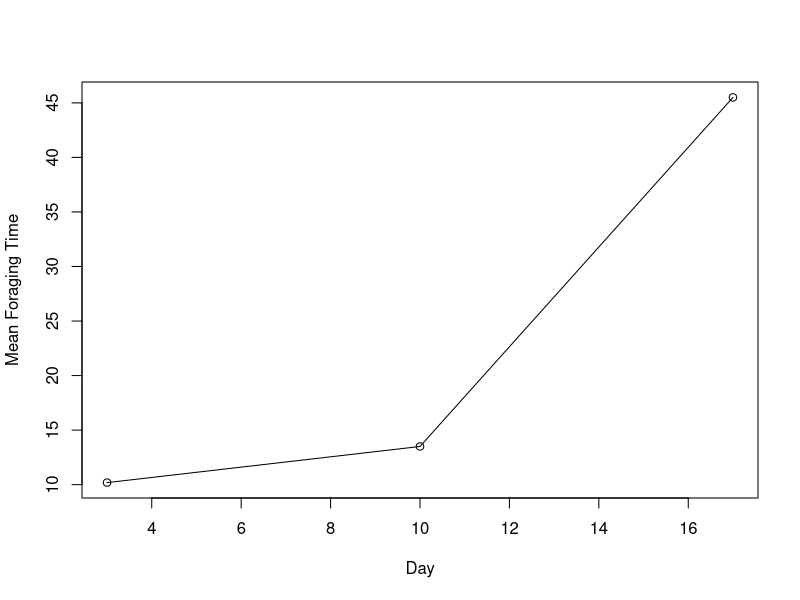

Reproduce this figure in R.
## ---- chunk 1
knitr::opts_chunk$set(echo = TRUE)
## ---- chunk 2
Data<-read.csv('Data/FlockingAndForaging_Data.csv') #use the read.csv() file to load in the data
## ---- chunk 3
RTrial1<-subset.data.frame(Data,Data$Trial==1)
RTrial2<-subset.data.frame(Data,Data$Trial==2)
RTrial3<-subset.data.frame(Data,Data$Trial==3)
RTrial4<-subset.data.frame(Data,Data$Trial==4)
## ---- chunk 4
RTrial1<-RTrial1[,-c(1:2)] #remove first two columns
RTrial2<-RTrial2[,-c(1:2)]
RTrial3<-RTrial3[,-c(1:2)]
RTrial4<-RTrial4[,-c(1:2)]
## ---- chunk 5
RTrial1N<-as.data.frame(matrix(nrow=nrow(RTrial1),ncol=ncol(RTrial1),data=as.numeric(as.matrix(RTrial1))));colnames(RTrial1N)<-names(RTrial1)
RTrial2N<-as.data.frame(matrix(nrow=nrow(RTrial2),ncol=ncol(RTrial2),data=as.numeric(as.matrix(RTrial2))));colnames(RTrial2N)<-names(RTrial2)
RTrial3N<-as.data.frame(matrix(nrow=nrow(RTrial3),ncol=ncol(RTrial3),data=as.numeric(as.matrix(RTrial3))));colnames(RTrial3N)<-names(RTrial3)
RTrial4N<-as.data.frame(matrix(nrow=nrow(RTrial4),ncol=ncol(RTrial4),data=as.numeric(as.matrix(RTrial4))));colnames(RTrial4N)<-names(RTrial4)
## ---- chunk 6
Trial1<-data.frame(MeanTime=apply(RTrial1N,2,mean,na.rm=T)) #This line will calculate the mean foraging time accross each column
#use the same format as above to calculate the standard deviation
Trial1$SD<-sqrt(apply(RTrial1N,2,var,na.rm=T))   # remember standard deviation in the sqrt() of the var()
Trial1$N<-nrow(RTrial1N) #finish the line to calculate the number of individuals
#for the other calculations we need to use the first data set that had factors
Trial1$NStarved<-colSums(RTrial1=='60') #calculate the number in each column that equaled 60
Trial1$NDepredated<-colSums(RTrial1=='h')   #Use the same format to calcualte number depredated
#use the colmuns of Trial 1 we already calculated to get the next few
Trial1$NSurvived<-Trial1$N-Trial1$NStarved-Trial1$NDepredated #use the colmuns of Trial 1 we already calculated 
Trial1$PStarved<-Trial1$NStarved/Trial1$N #caluclate percent starved
Trial1$PDepredated<-Trial1$NDepredated/Trial1$N #caluclate percent starved
Trial1$PSurvived<-Trial1$NSurvived/Trial1$N #caclulate percent survived
## ---- chunk 7
Trial2<-data.frame(MeanTime=apply(RTrial2N,2,mean,na.rm=T)) #This line will calculate the mean foraging time accross each column
#use the same format as above to calculate the standard deviation
Trial2$SD<-sqrt(apply(RTrial2N,2,var,na.rm=T))   # remember standard deviation in the sqrt() of the var()
Trial2$N<-nrow(RTrial2N) #finish the line to calculate the number of individuals
#for the other calculations we need to use the first data set that had factors
Trial2$NStarved<-colSums(RTrial2=='60') #calculate the number in each column that equaled 60
Trial2$NDepredated<-colSums(RTrial2=='h')   #Use the same format to calcualte number depredated
#use the colmuns of Trial 2 we already calculated to get the next few
Trial2$NSurvived<-Trial2$N-Trial2$NStarved-Trial2$NDepredated #use the colmuns of Trial 2 we already calculated 
Trial2$PStarved<-Trial2$NStarved/Trial2$N #caluclate percent starved
Trial2$PDepredated<-Trial2$NDepredated/Trial2$N #caluclate percent starved
Trial2$PSurvived<-Trial2$NSurvived/Trial2$N #caclulate percent survived

Trial3<-data.frame(MeanTime=apply(RTrial3N,2,mean,na.rm=T)) #This line will calculate the mean foraging time accross each column
#use the same format as above to calculate the standard deviation
Trial3$SD<-sqrt(apply(RTrial3N,2,var,na.rm=T))   # remember standard deviation in the sqrt() of the var()
Trial3$N<-nrow(RTrial3N) #finish the line to calculate the number of individuals
#for the other calculations we need to use the first data set that had factors
Trial3$NStarved<-colSums(RTrial3=='60') #calculate the number in each column that equaled 60
Trial3$NDepredated<-colSums(RTrial3=='h')   #Use the same format to calcualte number depredated
#use the colmuns of Trial 3 we already calculated to get the next few
Trial3$NSurvived<-Trial3$N-Trial3$NStarved-Trial3$NDepredated #use the colmuns of Trial 3 we already calculated 
Trial3$PStarved<-Trial3$NStarved/Trial3$N #caluclate percent starved
Trial3$PDepredated<-Trial3$NDepredated/Trial3$N #caluclate percent starved
Trial3$PSurvived<-Trial3$NSurvived/Trial3$N #caclulate percent survived

Trial4<-data.frame(MeanTime=apply(RTrial4N,2,mean,na.rm=T)) #This line will calculate the mean foraging time accross each column
#use the same format as above to calculate the standard deviation
Trial4$SD<-sqrt(apply(RTrial4N,2,var,na.rm=T))   # remember standard deviation in the sqrt() of the var()
Trial4$N<-nrow(RTrial4N) #finish the line to calculate the number of individuals
#for the other calculations we need to use the first data set that had factors
Trial4$NStarved<-colSums(RTrial4=='60') #calculate the number in each column that equaled 60
Trial4$NDepredated<-colSums(RTrial4=='h')   #Use the same format to calcualte number depredated
#use the colmuns of Trial 4 we already calculated to get the next few
Trial4$NSurvived<-Trial4$N-Trial4$NStarved-Trial4$NDepredated #use the colmuns of Trial 4 we already calculated 
Trial4$PStarved<-Trial4$NStarved/Trial4$N #caluclate percent starved
Trial4$PDepredated<-Trial4$NDepredated/Trial4$N #caluclate percent starved
Trial4$PSurvived<-Trial4$NSurvived/Trial4$N #caclulate percent survived
## ---- chunk 8

#Now use the function to do the calculations for each trial.
Trial1<-Trial1[c(3,10,17),]
Trial2<-Trial2[c(3,10,17),]
Trial3<-Trial3[c(3,10,17),]
Trial4<-Trial4[c(3,10,17),]
#Also, lets add a 
Trial1$Day=c(3,10,17)
Trial2$Day=c(3,10,17)
Trial3$Day=c(3,10,17)
Trial4$Day=c(3,10,17)
## ---- chunk 9
TTest<-function(m1,m2,SD1,SD2,N1,N2){
  t<-abs((m1-m2)/sqrt(SD1^2/N2+SD2^2/N1))
  df<-N1+N2-2
  p<-2*pt(t,df,lower.tail=F)
  Res<-data.frame(t,df,p)
  return(Res)
}  #Make a funciton to run the t-test

#grab the mean, SD, and N from trial 1. Use periods 1 and 2.
P1P2<-TTest(Trial1$MeanTime[1],Trial1$MeanTime[2],Trial1$SD[1],Trial1$SD[2],Trial1$N[1],Trial1$N[2]) 
P1P3<-TTest(Trial1$MeanTime[1],Trial1$MeanTime[3],Trial1$SD[1],Trial1$SD[3],Trial1$N[1],Trial1$N[3])
P2P3<-TTest(Trial1$MeanTime[2],Trial1$MeanTime[3],Trial1$SD[2],Trial1$SD[3],Trial1$N[2],Trial1$N[3])
P1P2;P1P3;P2P3 #show the results
## ---- chunk 10
plot(MeanTime~Day,data=Trial1,type='o',
     xlab='Day',ylab='Mean Foraging Time')
